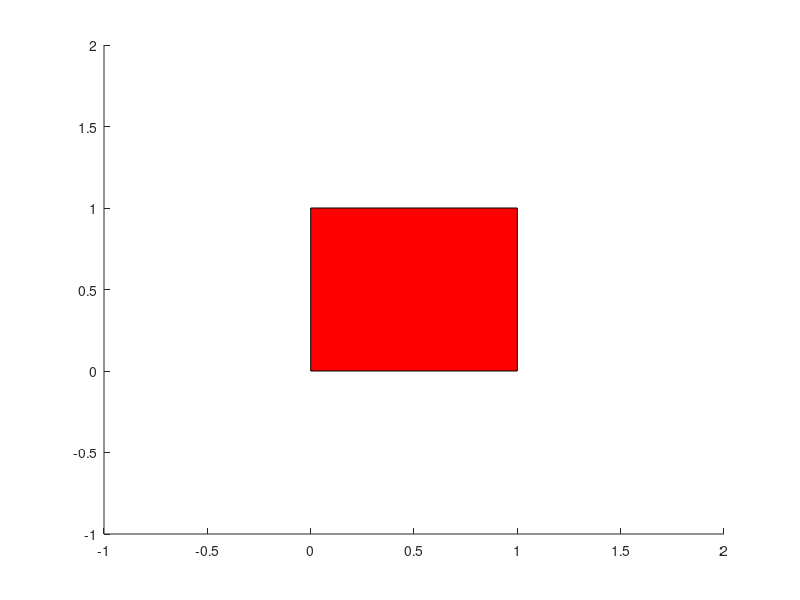

The MATLAB source for this figure:
x1=0;
x2=1;
y1=0;
y2=1;
x = [x1, x2, x2, x1, x1];
y = [y1, y1, y2, y2, y1];
patch(x,y,'r');
xlim([-1, 2]);
ylim([-1, 2]);